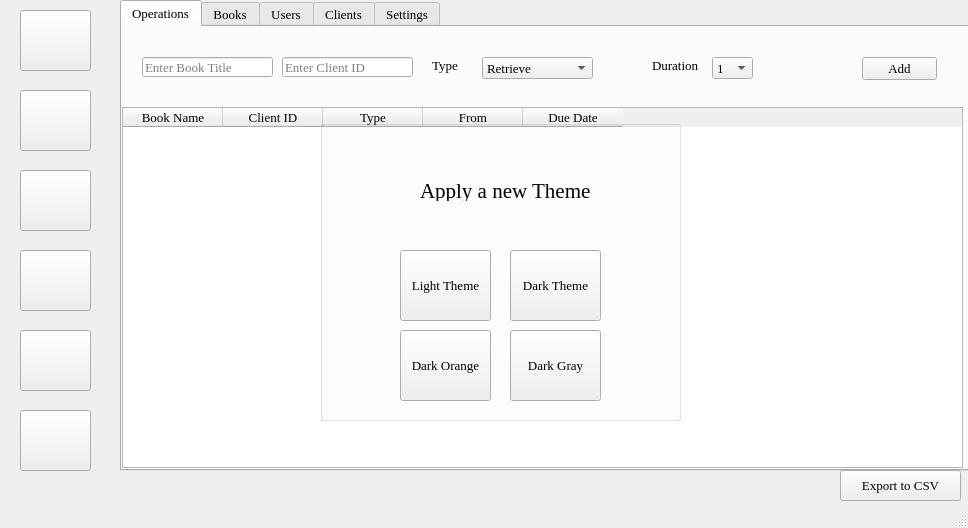
<?xml version="1.0" encoding="UTF-8"?>
<ui version="4.0">
 <class>MainWindow</class>
 <widget class="QMainWindow" name="MainWindow">
  <property name="geometry">
   <rect>
    <x>0</x>
    <y>0</y>
    <width>968</width>
    <height>528</height>
   </rect>
  </property>
  <property name="sizePolicy">
   <sizepolicy hsizetype="Preferred" vsizetype="Preferred">
    <horstretch>0</horstretch>
    <verstretch>0</verstretch>
   </sizepolicy>
  </property>
  <property name="maximumSize">
   <size>
    <width>968</width>
    <height>528</height>
   </size>
  </property>
  <property name="font">
   <font>
    <family>Times New Roman</family>
    <pointsize>10</pointsize>
    <strikeout>false</strikeout>
    <stylestrategy>PreferAntialias</stylestrategy>
    <kerning>true</kerning>
   </font>
  </property>
  <property name="windowTitle">
   <string>Library System</string>
  </property>
  <property name="toolTip">
   <string notr="true"/>
  </property>
  <property name="statusTip">
   <string notr="true"/>
  </property>
  <property name="whatsThis">
   <string notr="true"/>
  </property>
  <property name="tabShape">
   <enum>QTabWidget::Rounded</enum>
  </property>
  <property name="dockOptions">
   <set>QMainWindow::AllowNestedDocks|QMainWindow::AllowTabbedDocks|QMainWindow::AnimatedDocks</set>
  </property>
  <widget class="QWidget" name="centralwidget">
   <widget class="QTabWidget" name="mainTab">
    <property name="geometry">
     <rect>
      <x>120</x>
      <y>0</y>
      <width>851</width>
      <height>471</height>
     </rect>
    </property>
    <property name="currentIndex">
     <number>0</number>
    </property>
    <widget class="QWidget" name="tab">
     <attribute name="title">
      <string>Operations</string>
     </attribute>
     <widget class="QTableWidget" name="tableMain">
      <property name="geometry">
       <rect>
        <x>0</x>
        <y>80</y>
        <width>841</width>
        <height>361</height>
       </rect>
      </property>
      <column>
       <property name="text">
        <string>Book Name</string>
       </property>
      </column>
      <column>
       <property name="text">
        <string>Client ID</string>
       </property>
      </column>
      <column>
       <property name="text">
        <string>Type</string>
       </property>
      </column>
      <column>
       <property name="text">
        <string>From</string>
       </property>
      </column>
      <column>
       <property name="text">
        <string>Due Date</string>
       </property>
      </column>
     </widget>
     <widget class="QPushButton" name="btnAddOperation">
      <property name="geometry">
       <rect>
        <x>740</x>
        <y>30</y>
        <width>75</width>
        <height>23</height>
       </rect>
      </property>
      <property name="layoutDirection">
       <enum>Qt::LeftToRight</enum>
      </property>
      <property name="text">
       <string>Add</string>
      </property>
      <property name="flat">
       <bool>false</bool>
      </property>
     </widget>
     <widget class="QLineEdit" name="txtOperationBookTitle">
      <property name="geometry">
       <rect>
        <x>20</x>
        <y>30</y>
        <width>131</width>
        <height>20</height>
       </rect>
      </property>
      <property name="placeholderText">
       <string>Enter Book Title</string>
      </property>
     </widget>
     <widget class="QComboBox" name="comboBoxDuration">
      <property name="geometry">
       <rect>
        <x>590</x>
        <y>30</y>
        <width>41</width>
        <height>22</height>
       </rect>
      </property>
      <item>
       <property name="text">
        <string>1</string>
       </property>
      </item>
      <item>
       <property name="text">
        <string>2</string>
       </property>
      </item>
      <item>
       <property name="text">
        <string>3</string>
       </property>
      </item>
      <item>
       <property name="text">
        <string>4</string>
       </property>
      </item>
      <item>
       <property name="text">
        <string>5</string>
       </property>
      </item>
      <item>
       <property name="text">
        <string>6</string>
       </property>
      </item>
      <item>
       <property name="text">
        <string>7</string>
       </property>
      </item>
      <item>
       <property name="text">
        <string>8</string>
       </property>
      </item>
      <item>
       <property name="text">
        <string>9</string>
       </property>
      </item>
      <item>
       <property name="text">
        <string>10</string>
       </property>
      </item>
      <item>
       <property name="text">
        <string>11</string>
       </property>
      </item>
      <item>
       <property name="text">
        <string>12</string>
       </property>
      </item>
      <item>
       <property name="text">
        <string>13</string>
       </property>
      </item>
      <item>
       <property name="text">
        <string>14</string>
       </property>
      </item>
     </widget>
     <widget class="QComboBox" name="comboBoxOperation">
      <property name="geometry">
       <rect>
        <x>360</x>
        <y>30</y>
        <width>111</width>
        <height>22</height>
       </rect>
      </property>
      <item>
       <property name="text">
        <string>Retrieve</string>
       </property>
      </item>
      <item>
       <property name="text">
        <string>Rent</string>
       </property>
      </item>
     </widget>
     <widget class="QLabel" name="label">
      <property name="geometry">
       <rect>
        <x>310</x>
        <y>30</y>
        <width>47</width>
        <height>16</height>
       </rect>
      </property>
      <property name="font">
       <font>
        <pointsize>10</pointsize>
       </font>
      </property>
      <property name="text">
       <string>Type</string>
      </property>
     </widget>
     <widget class="QLabel" name="label_2">
      <property name="geometry">
       <rect>
        <x>530</x>
        <y>30</y>
        <width>51</width>
        <height>16</height>
       </rect>
      </property>
      <property name="font">
       <font>
        <pointsize>10</pointsize>
       </font>
      </property>
      <property name="text">
       <string>Duration</string>
      </property>
     </widget>
     <widget class="QLineEdit" name="txtOperationClientsID">
      <property name="geometry">
       <rect>
        <x>160</x>
        <y>30</y>
        <width>131</width>
        <height>20</height>
       </rect>
      </property>
      <property name="placeholderText">
       <string>Enter Client ID</string>
      </property>
     </widget>
    </widget>
    <widget class="QWidget" name="tab_2">
     <attribute name="title">
      <string>Books</string>
     </attribute>
     <widget class="QTabWidget" name="tabBooks">
      <property name="geometry">
       <rect>
        <x>0</x>
        <y>0</y>
        <width>851</width>
        <height>451</height>
       </rect>
      </property>
      <property name="currentIndex">
       <number>0</number>
      </property>
      <widget class="QWidget" name="tab_AllBooks">
       <attribute name="title">
        <string>All Books</string>
       </attribute>
       <widget class="QTableWidget" name="tableAllBooks">
        <property name="geometry">
         <rect>
          <x>0</x>
          <y>0</y>
          <width>841</width>
          <height>421</height>
         </rect>
        </property>
        <column>
         <property name="text">
          <string>Title</string>
         </property>
        </column>
        <column>
         <property name="text">
          <string>Descreption</string>
         </property>
        </column>
        <column>
         <property name="text">
          <string>Code</string>
         </property>
        </column>
        <column>
         <property name="text">
          <string>Category</string>
         </property>
        </column>
        <column>
         <property name="text">
          <string>Author</string>
         </property>
        </column>
        <column>
         <property name="text">
          <string>Publisher</string>
         </property>
        </column>
        <column>
         <property name="text">
          <string>Price</string>
         </property>
        </column>
       </widget>
      </widget>
      <widget class="QWidget" name="tab_5">
       <attribute name="title">
        <string>Add New Book</string>
       </attribute>
       <widget class="QLineEdit" name="txtAddBookTitle">
        <property name="geometry">
         <rect>
          <x>30</x>
          <y>50</y>
          <width>301</width>
          <height>20</height>
         </rect>
        </property>
        <property name="placeholderText">
         <string>Enter Book Title</string>
        </property>
       </widget>
       <widget class="QTextEdit" name="txtAddBookDesc">
        <property name="geometry">
         <rect>
          <x>30</x>
          <y>80</y>
          <width>301</width>
          <height>231</height>
         </rect>
        </property>
        <property name="placeholderText">
         <string>Enter Book Description</string>
        </property>
       </widget>
       <widget class="QLineEdit" name="txtAddBookCode">
        <property name="geometry">
         <rect>
          <x>510</x>
          <y>50</y>
          <width>301</width>
          <height>20</height>
         </rect>
        </property>
        <property name="placeholderText">
         <string>Enter Book Code</string>
        </property>
       </widget>
       <widget class="QLineEdit" name="txtAddBookPrice">
        <property name="geometry">
         <rect>
          <x>510</x>
          <y>200</y>
          <width>301</width>
          <height>20</height>
         </rect>
        </property>
        <property name="placeholderText">
         <string>Enter Book Price</string>
        </property>
       </widget>
       <widget class="QComboBox" name="cmbBoxAddBookCat">
        <property name="geometry">
         <rect>
          <x>510</x>
          <y>80</y>
          <width>301</width>
          <height>22</height>
         </rect>
        </property>
        <property name="currentText">
         <string>Category</string>
        </property>
        <property name="currentIndex">
         <number>0</number>
        </property>
        <item>
         <property name="text">
          <string>Category</string>
         </property>
        </item>
       </widget>
       <widget class="QComboBox" name="cmbBoxAddBookAuthor">
        <property name="geometry">
         <rect>
          <x>510</x>
          <y>120</y>
          <width>301</width>
          <height>22</height>
         </rect>
        </property>
        <property name="currentText">
         <string>Category</string>
        </property>
        <property name="currentIndex">
         <number>0</number>
        </property>
        <item>
         <property name="text">
          <string>Category</string>
         </property>
        </item>
       </widget>
       <widget class="QComboBox" name="cmbBoxAddBookPublisher">
        <property name="geometry">
         <rect>
          <x>510</x>
          <y>160</y>
          <width>301</width>
          <height>22</height>
         </rect>
        </property>
        <property name="currentText">
         <string>Category</string>
        </property>
        <property name="currentIndex">
         <number>0</number>
        </property>
        <item>
         <property name="text">
          <string>Category</string>
         </property>
        </item>
       </widget>
       <widget class="QPushButton" name="btnAddBook">
        <property name="geometry">
         <rect>
          <x>730</x>
          <y>290</y>
          <width>75</width>
          <height>23</height>
         </rect>
        </property>
        <property name="text">
         <string>Save</string>
        </property>
       </widget>
      </widget>
      <widget class="QWidget" name="tab_6">
       <attribute name="title">
        <string>Edit or Delete Book</string>
       </attribute>
       <widget class="QLineEdit" name="txtEditBookCode">
        <property name="geometry">
         <rect>
          <x>510</x>
          <y>90</y>
          <width>301</width>
          <height>20</height>
         </rect>
        </property>
        <property name="placeholderText">
         <string>Enter Book Code</string>
        </property>
       </widget>
       <widget class="QComboBox" name="cmbBoxEditAuthor">
        <property name="geometry">
         <rect>
          <x>510</x>
          <y>160</y>
          <width>301</width>
          <height>22</height>
         </rect>
        </property>
        <property name="currentText">
         <string>Category</string>
        </property>
        <property name="currentIndex">
         <number>0</number>
        </property>
        <item>
         <property name="text">
          <string>Category</string>
         </property>
        </item>
       </widget>
       <widget class="QLineEdit" name="txtEditBookPrice">
        <property name="geometry">
         <rect>
          <x>510</x>
          <y>240</y>
          <width>301</width>
          <height>20</height>
         </rect>
        </property>
        <property name="placeholderText">
         <string>Enter Book Price</string>
        </property>
       </widget>
       <widget class="QPushButton" name="btnBookSave">
        <property name="geometry">
         <rect>
          <x>730</x>
          <y>330</y>
          <width>75</width>
          <height>23</height>
         </rect>
        </property>
        <property name="text">
         <string>Save</string>
        </property>
       </widget>
       <widget class="QLineEdit" name="txtEditBookTitle">
        <property name="geometry">
         <rect>
          <x>30</x>
          <y>90</y>
          <width>301</width>
          <height>20</height>
         </rect>
        </property>
        <property name="placeholderText">
         <string>Edit Book Title</string>
        </property>
       </widget>
       <widget class="QTextEdit" name="txtEditBookDesc">
        <property name="geometry">
         <rect>
          <x>30</x>
          <y>120</y>
          <width>301</width>
          <height>231</height>
         </rect>
        </property>
        <property name="placeholderText">
         <string>Edit Book Description</string>
        </property>
       </widget>
       <widget class="QComboBox" name="cmbBoxEditCat">
        <property name="geometry">
         <rect>
          <x>510</x>
          <y>120</y>
          <width>301</width>
          <height>22</height>
         </rect>
        </property>
        <property name="currentText">
         <string>Category</string>
        </property>
        <property name="currentIndex">
         <number>0</number>
        </property>
        <item>
         <property name="text">
          <string>Category</string>
         </property>
        </item>
       </widget>
       <widget class="QComboBox" name="cmbBoxEditPublisher">
        <property name="geometry">
         <rect>
          <x>510</x>
          <y>200</y>
          <width>301</width>
          <height>22</height>
         </rect>
        </property>
        <property name="currentText">
         <string>Category</string>
        </property>
        <property name="currentIndex">
         <number>0</number>
        </property>
        <item>
         <property name="text">
          <string>Category</string>
         </property>
        </item>
       </widget>
       <widget class="QLineEdit" name="txtSearchBookTitle">
        <property name="geometry">
         <rect>
          <x>30</x>
          <y>20</y>
          <width>301</width>
          <height>20</height>
         </rect>
        </property>
        <property name="placeholderText">
         <string>Search Book Title</string>
        </property>
       </widget>
       <widget class="QPushButton" name="btnSearchBooks">
        <property name="geometry">
         <rect>
          <x>510</x>
          <y>20</y>
          <width>75</width>
          <height>23</height>
         </rect>
        </property>
        <property name="text">
         <string>Search</string>
        </property>
       </widget>
       <widget class="QPushButton" name="btnDeleteBook">
        <property name="geometry">
         <rect>
          <x>640</x>
          <y>330</y>
          <width>75</width>
          <height>23</height>
         </rect>
        </property>
        <property name="text">
         <string>Delete</string>
        </property>
       </widget>
      </widget>
     </widget>
    </widget>
    <widget class="QWidget" name="tab_3">
     <attribute name="title">
      <string>Users</string>
     </attribute>
     <widget class="QGroupBox" name="groupBoxAddNewUsr">
      <property name="geometry">
       <rect>
        <x>20</x>
        <y>20</y>
        <width>381</width>
        <height>401</height>
       </rect>
      </property>
      <property name="title">
       <string>Add New User</string>
      </property>
      <widget class="QLineEdit" name="txtNewUser">
       <property name="geometry">
        <rect>
         <x>40</x>
         <y>110</y>
         <width>291</width>
         <height>20</height>
        </rect>
       </property>
       <property name="maxLength">
        <number>50</number>
       </property>
       <property name="placeholderText">
        <string>User Name</string>
       </property>
      </widget>
      <widget class="QLineEdit" name="txtNewEmail">
       <property name="geometry">
        <rect>
         <x>40</x>
         <y>140</y>
         <width>291</width>
         <height>20</height>
        </rect>
       </property>
       <property name="maxLength">
        <number>50</number>
       </property>
       <property name="placeholderText">
        <string>Email</string>
       </property>
      </widget>
      <widget class="QLineEdit" name="txtNewPasswd">
       <property name="geometry">
        <rect>
         <x>40</x>
         <y>170</y>
         <width>291</width>
         <height>20</height>
        </rect>
       </property>
       <property name="inputMask">
        <string/>
       </property>
       <property name="maxLength">
        <number>32767</number>
       </property>
       <property name="echoMode">
        <enum>QLineEdit::Password</enum>
       </property>
       <property name="placeholderText">
        <string>Password</string>
       </property>
      </widget>
      <widget class="QLineEdit" name="txtNewPasswdAgain">
       <property name="geometry">
        <rect>
         <x>40</x>
         <y>200</y>
         <width>291</width>
         <height>20</height>
        </rect>
       </property>
       <property name="inputMask">
        <string/>
       </property>
       <property name="maxLength">
        <number>32767</number>
       </property>
       <property name="echoMode">
        <enum>QLineEdit::Password</enum>
       </property>
       <property name="placeholderText">
        <string>Confirm Password</string>
       </property>
      </widget>
      <widget class="QPushButton" name="btnRegister">
       <property name="geometry">
        <rect>
         <x>150</x>
         <y>240</y>
         <width>75</width>
         <height>23</height>
        </rect>
       </property>
       <property name="text">
        <string>Register</string>
       </property>
      </widget>
     </widget>
     <widget class="QGroupBox" name="groupBoxEditInfo">
      <property name="geometry">
       <rect>
        <x>430</x>
        <y>20</y>
        <width>381</width>
        <height>401</height>
       </rect>
      </property>
      <property name="title">
       <string>Edit User Info</string>
      </property>
      <widget class="QLineEdit" name="txtUpdateUser">
       <property name="enabled">
        <bool>false</bool>
       </property>
       <property name="geometry">
        <rect>
         <x>60</x>
         <y>190</y>
         <width>291</width>
         <height>20</height>
        </rect>
       </property>
       <property name="maxLength">
        <number>50</number>
       </property>
       <property name="placeholderText">
        <string>User Name</string>
       </property>
      </widget>
      <widget class="QLineEdit" name="txtUpdatePasswd">
       <property name="enabled">
        <bool>false</bool>
       </property>
       <property name="geometry">
        <rect>
         <x>60</x>
         <y>250</y>
         <width>291</width>
         <height>20</height>
        </rect>
       </property>
       <property name="maxLength">
        <number>50</number>
       </property>
       <property name="echoMode">
        <enum>QLineEdit::Password</enum>
       </property>
       <property name="placeholderText">
        <string>Password</string>
       </property>
      </widget>
      <widget class="QLineEdit" name="txtUpdateEmail">
       <property name="enabled">
        <bool>false</bool>
       </property>
       <property name="geometry">
        <rect>
         <x>60</x>
         <y>220</y>
         <width>291</width>
         <height>20</height>
        </rect>
       </property>
       <property name="maxLength">
        <number>50</number>
       </property>
       <property name="placeholderText">
        <string>Email</string>
       </property>
      </widget>
      <widget class="QLineEdit" name="txtUpdateConfirmPasswd">
       <property name="enabled">
        <bool>false</bool>
       </property>
       <property name="geometry">
        <rect>
         <x>60</x>
         <y>280</y>
         <width>291</width>
         <height>20</height>
        </rect>
       </property>
       <property name="maxLength">
        <number>50</number>
       </property>
       <property name="echoMode">
        <enum>QLineEdit::Password</enum>
       </property>
       <property name="placeholderText">
        <string>Confirm Password</string>
       </property>
      </widget>
      <widget class="QPushButton" name="btnUpdateUser">
       <property name="enabled">
        <bool>false</bool>
       </property>
       <property name="geometry">
        <rect>
         <x>170</x>
         <y>320</y>
         <width>75</width>
         <height>23</height>
        </rect>
       </property>
       <property name="text">
        <string>Update</string>
       </property>
      </widget>
      <widget class="QLineEdit" name="txtUserLogin">
       <property name="geometry">
        <rect>
         <x>60</x>
         <y>30</y>
         <width>291</width>
         <height>20</height>
        </rect>
       </property>
       <property name="maxLength">
        <number>50</number>
       </property>
       <property name="placeholderText">
        <string>User Name</string>
       </property>
      </widget>
      <widget class="QLineEdit" name="txtPasswdLogin">
       <property name="geometry">
        <rect>
         <x>60</x>
         <y>60</y>
         <width>291</width>
         <height>20</height>
        </rect>
       </property>
       <property name="maxLength">
        <number>50</number>
       </property>
       <property name="echoMode">
        <enum>QLineEdit::Password</enum>
       </property>
       <property name="placeholderText">
        <string>Password</string>
       </property>
      </widget>
      <widget class="QPushButton" name="btnLogin">
       <property name="geometry">
        <rect>
         <x>170</x>
         <y>100</y>
         <width>75</width>
         <height>23</height>
        </rect>
       </property>
       <property name="text">
        <string>Login</string>
       </property>
      </widget>
     </widget>
    </widget>
    <widget class="QWidget" name="tab_Clients">
     <attribute name="title">
      <string>Clients</string>
     </attribute>
     <widget class="QTabWidget" name="tabBooks_2">
      <property name="geometry">
       <rect>
        <x>0</x>
        <y>0</y>
        <width>851</width>
        <height>451</height>
       </rect>
      </property>
      <property name="currentIndex">
       <number>0</number>
      </property>
      <widget class="QWidget" name="tab_AllClients">
       <attribute name="title">
        <string>All Clients</string>
       </attribute>
       <widget class="QTableWidget" name="tableAllClients">
        <property name="geometry">
         <rect>
          <x>0</x>
          <y>0</y>
          <width>841</width>
          <height>421</height>
         </rect>
        </property>
        <column>
         <property name="text">
          <string>Client Name</string>
         </property>
        </column>
        <column>
         <property name="text">
          <string>Email</string>
         </property>
        </column>
        <column>
         <property name="text">
          <string>National ID</string>
         </property>
        </column>
       </widget>
      </widget>
      <widget class="QWidget" name="tab_AddNewClient">
       <attribute name="title">
        <string>Add New Client</string>
       </attribute>
       <widget class="QLineEdit" name="txtNewClientName">
        <property name="geometry">
         <rect>
          <x>270</x>
          <y>100</y>
          <width>311</width>
          <height>24</height>
         </rect>
        </property>
        <property name="placeholderText">
         <string>Enter Client Name</string>
        </property>
       </widget>
       <widget class="QPushButton" name="btnSaveNewClient">
        <property name="geometry">
         <rect>
          <x>360</x>
          <y>200</y>
          <width>131</width>
          <height>24</height>
         </rect>
        </property>
        <property name="text">
         <string>Save Client Data</string>
        </property>
       </widget>
       <widget class="QLineEdit" name="txtNewClientID">
        <property name="geometry">
         <rect>
          <x>270</x>
          <y>160</y>
          <width>311</width>
          <height>24</height>
         </rect>
        </property>
        <property name="echoMode">
         <enum>QLineEdit::Normal</enum>
        </property>
        <property name="placeholderText">
         <string>Enter Client National ID</string>
        </property>
       </widget>
       <widget class="QLineEdit" name="txtNewClientEmail">
        <property name="geometry">
         <rect>
          <x>270</x>
          <y>130</y>
          <width>311</width>
          <height>24</height>
         </rect>
        </property>
        <property name="placeholderText">
         <string>Enter Client Email</string>
        </property>
       </widget>
      </widget>
      <widget class="QWidget" name="tab_EditDltClient">
       <attribute name="title">
        <string>Edit or Delete Client</string>
       </attribute>
       <widget class="QPushButton" name="btnSaveEditClient">
        <property name="geometry">
         <rect>
          <x>430</x>
          <y>200</y>
          <width>101</width>
          <height>23</height>
         </rect>
        </property>
        <property name="text">
         <string>Save Client Data</string>
        </property>
       </widget>
       <widget class="QPushButton" name="btnSearchClient">
        <property name="geometry">
         <rect>
          <x>600</x>
          <y>30</y>
          <width>111</width>
          <height>23</height>
         </rect>
        </property>
        <property name="text">
         <string>Search for Client</string>
        </property>
       </widget>
       <widget class="QPushButton" name="btnDeleteClient">
        <property name="geometry">
         <rect>
          <x>310</x>
          <y>200</y>
          <width>101</width>
          <height>23</height>
         </rect>
        </property>
        <property name="text">
         <string>Delete Client</string>
        </property>
       </widget>
       <widget class="QLineEdit" name="txtEditClientName">
        <property name="geometry">
         <rect>
          <x>270</x>
          <y>100</y>
          <width>311</width>
          <height>24</height>
         </rect>
        </property>
        <property name="placeholderText">
         <string>Enter Client Name</string>
        </property>
       </widget>
       <widget class="QLineEdit" name="txtEditClientEmail">
        <property name="geometry">
         <rect>
          <x>270</x>
          <y>130</y>
          <width>311</width>
          <height>24</height>
         </rect>
        </property>
        <property name="placeholderText">
         <string>Enter Client Email</string>
        </property>
       </widget>
       <widget class="QLineEdit" name="txtEditClientID">
        <property name="geometry">
         <rect>
          <x>270</x>
          <y>160</y>
          <width>311</width>
          <height>24</height>
         </rect>
        </property>
        <property name="echoMode">
         <enum>QLineEdit::Normal</enum>
        </property>
        <property name="placeholderText">
         <string>Enter Client National ID</string>
        </property>
       </widget>
       <widget class="QLineEdit" name="txtSearchClientID">
        <property name="geometry">
         <rect>
          <x>270</x>
          <y>30</y>
          <width>311</width>
          <height>24</height>
         </rect>
        </property>
        <property name="placeholderText">
         <string>Enter Client Name</string>
        </property>
       </widget>
      </widget>
     </widget>
    </widget>
    <widget class="QWidget" name="tab_4">
     <attribute name="title">
      <string>Settings</string>
     </attribute>
     <widget class="QTabWidget" name="tabSubSettings">
      <property name="geometry">
       <rect>
        <x>0</x>
        <y>0</y>
        <width>851</width>
        <height>451</height>
       </rect>
      </property>
      <property name="currentIndex">
       <number>0</number>
      </property>
      <property name="elideMode">
       <enum>Qt::ElideNone</enum>
      </property>
      <widget class="QWidget" name="tab_7">
       <attribute name="title">
        <string>Categories</string>
       </attribute>
       <widget class="QTableWidget" name="tableCategory">
        <property name="geometry">
         <rect>
          <x>0</x>
          <y>70</y>
          <width>841</width>
          <height>351</height>
         </rect>
        </property>
        <column>
         <property name="text">
          <string>Category</string>
         </property>
        </column>
       </widget>
       <widget class="QLineEdit" name="txtAddNewCategory">
        <property name="geometry">
         <rect>
          <x>10</x>
          <y>20</y>
          <width>251</width>
          <height>20</height>
         </rect>
        </property>
        <property name="placeholderText">
         <string>Enter New Category Name</string>
        </property>
       </widget>
       <widget class="QPushButton" name="btnAddCategory">
        <property name="geometry">
         <rect>
          <x>300</x>
          <y>20</y>
          <width>75</width>
          <height>23</height>
         </rect>
        </property>
        <property name="text">
         <string>Add</string>
        </property>
       </widget>
      </widget>
      <widget class="QWidget" name="tab_8">
       <attribute name="title">
        <string>Author</string>
       </attribute>
       <widget class="QTableWidget" name="tableAuthor">
        <property name="geometry">
         <rect>
          <x>0</x>
          <y>70</y>
          <width>841</width>
          <height>351</height>
         </rect>
        </property>
        <column>
         <property name="text">
          <string>Author</string>
         </property>
        </column>
       </widget>
       <widget class="QLineEdit" name="txtAddNewAuthor">
        <property name="geometry">
         <rect>
          <x>10</x>
          <y>20</y>
          <width>251</width>
          <height>20</height>
         </rect>
        </property>
        <property name="placeholderText">
         <string>Enter New Author Name</string>
        </property>
       </widget>
       <widget class="QPushButton" name="btnAddAuthor">
        <property name="geometry">
         <rect>
          <x>300</x>
          <y>20</y>
          <width>75</width>
          <height>23</height>
         </rect>
        </property>
        <property name="text">
         <string>Add</string>
        </property>
       </widget>
      </widget>
      <widget class="QWidget" name="tab_9">
       <attribute name="title">
        <string>Publisher</string>
       </attribute>
       <widget class="QTableWidget" name="tablePublisher">
        <property name="geometry">
         <rect>
          <x>0</x>
          <y>70</y>
          <width>841</width>
          <height>351</height>
         </rect>
        </property>
        <column>
         <property name="text">
          <string>Publisher</string>
         </property>
        </column>
       </widget>
       <widget class="QLineEdit" name="txtAddNewPublisher">
        <property name="geometry">
         <rect>
          <x>10</x>
          <y>20</y>
          <width>251</width>
          <height>20</height>
         </rect>
        </property>
        <property name="placeholderText">
         <string>Enter New Publisher Name</string>
        </property>
       </widget>
       <widget class="QPushButton" name="btnAddPublisher">
        <property name="geometry">
         <rect>
          <x>300</x>
          <y>20</y>
          <width>75</width>
          <height>23</height>
         </rect>
        </property>
        <property name="text">
         <string>Add</string>
        </property>
       </widget>
      </widget>
     </widget>
    </widget>
   </widget>
   <widget class="QPushButton" name="btnMainDayToDay">
    <property name="geometry">
     <rect>
      <x>20</x>
      <y>10</y>
      <width>71</width>
      <height>61</height>
     </rect>
    </property>
    <property name="text">
     <string/>
    </property>
    <property name="icon">
     <iconset resource="icons.qrc">
      <normaloff>:/Icon/Today.png</normaloff>:/Icon/Today.png</iconset>
    </property>
    <property name="iconSize">
     <size>
      <width>60</width>
      <height>60</height>
     </size>
    </property>
   </widget>
   <widget class="QPushButton" name="btnMainBooks">
    <property name="geometry">
     <rect>
      <x>20</x>
      <y>90</y>
      <width>71</width>
      <height>61</height>
     </rect>
    </property>
    <property name="text">
     <string/>
    </property>
    <property name="icon">
     <iconset resource="icons.qrc">
      <normaloff>:/Icon/Books.png</normaloff>:/Icon/Books.png</iconset>
    </property>
    <property name="iconSize">
     <size>
      <width>60</width>
      <height>60</height>
     </size>
    </property>
   </widget>
   <widget class="QPushButton" name="btnMainUsers">
    <property name="geometry">
     <rect>
      <x>20</x>
      <y>170</y>
      <width>71</width>
      <height>61</height>
     </rect>
    </property>
    <property name="text">
     <string/>
    </property>
    <property name="icon">
     <iconset resource="icons.qrc">
      <normaloff>:/Icon/User.png</normaloff>:/Icon/User.png</iconset>
    </property>
    <property name="iconSize">
     <size>
      <width>60</width>
      <height>60</height>
     </size>
    </property>
   </widget>
   <widget class="QPushButton" name="btnTheme">
    <property name="geometry">
     <rect>
      <x>20</x>
      <y>410</y>
      <width>71</width>
      <height>61</height>
     </rect>
    </property>
    <property name="text">
     <string/>
    </property>
    <property name="icon">
     <iconset resource="icons.qrc">
      <normaloff>:/Icon/Theme.png</normaloff>:/Icon/Theme.png</iconset>
    </property>
    <property name="iconSize">
     <size>
      <width>60</width>
      <height>60</height>
     </size>
    </property>
   </widget>
   <widget class="QPushButton" name="btnMainSettings">
    <property name="geometry">
     <rect>
      <x>20</x>
      <y>330</y>
      <width>71</width>
      <height>61</height>
     </rect>
    </property>
    <property name="text">
     <string/>
    </property>
    <property name="icon">
     <iconset resource="icons.qrc">
      <normaloff>:/Icon/Settings.png</normaloff>:/Icon/Settings.png</iconset>
    </property>
    <property name="iconSize">
     <size>
      <width>60</width>
      <height>60</height>
     </size>
    </property>
   </widget>
   <widget class="QGroupBox" name="ThemeWindow">
    <property name="enabled">
     <bool>true</bool>
    </property>
    <property name="geometry">
     <rect>
      <x>320</x>
      <y>120</y>
      <width>361</width>
      <height>301</height>
     </rect>
    </property>
    <property name="styleSheet">
     <string notr="true"/>
    </property>
    <property name="title">
     <string/>
    </property>
    <property name="alignment">
     <set>Qt::AlignCenter</set>
    </property>
    <widget class="QPushButton" name="btnLightTheme">
     <property name="geometry">
      <rect>
       <x>80</x>
       <y>130</y>
       <width>91</width>
       <height>71</height>
      </rect>
     </property>
     <property name="text">
      <string>Light Theme</string>
     </property>
    </widget>
    <widget class="QPushButton" name="btnDarkTheme">
     <property name="geometry">
      <rect>
       <x>190</x>
       <y>130</y>
       <width>91</width>
       <height>71</height>
      </rect>
     </property>
     <property name="text">
      <string>Dark Theme</string>
     </property>
    </widget>
    <widget class="QLabel" name="label_3">
     <property name="geometry">
      <rect>
       <x>100</x>
       <y>60</y>
       <width>181</width>
       <height>21</height>
      </rect>
     </property>
     <property name="font">
      <font>
       <family>Times New Roman</family>
       <pointsize>16</pointsize>
      </font>
     </property>
     <property name="text">
      <string>Apply a new Theme</string>
     </property>
    </widget>
    <widget class="QPushButton" name="btnDarkOrange">
     <property name="geometry">
      <rect>
       <x>80</x>
       <y>210</y>
       <width>91</width>
       <height>71</height>
      </rect>
     </property>
     <property name="text">
      <string>Dark Orange</string>
     </property>
    </widget>
    <widget class="QPushButton" name="btnDarkGray">
     <property name="geometry">
      <rect>
       <x>190</x>
       <y>210</y>
       <width>91</width>
       <height>71</height>
      </rect>
     </property>
     <property name="text">
      <string>Dark Gray</string>
     </property>
    </widget>
   </widget>
   <widget class="QPushButton" name="btnMainClients">
    <property name="geometry">
     <rect>
      <x>20</x>
      <y>250</y>
      <width>71</width>
      <height>61</height>
     </rect>
    </property>
    <property name="text">
     <string/>
    </property>
    <property name="icon">
     <iconset resource="icons.qrc">
      <normaloff>:/Icon/User.png</normaloff>:/Icon/User.png</iconset>
    </property>
    <property name="iconSize">
     <size>
      <width>60</width>
      <height>60</height>
     </size>
    </property>
   </widget>
   <widget class="QPushButton" name="btnExportOperations">
    <property name="geometry">
     <rect>
      <x>840</x>
      <y>470</y>
      <width>121</width>
      <height>31</height>
     </rect>
    </property>
    <property name="layoutDirection">
     <enum>Qt::LeftToRight</enum>
    </property>
    <property name="text">
     <string>Export to CSV</string>
    </property>
    <property name="flat">
     <bool>false</bool>
    </property>
   </widget>
  </widget>
  <widget class="QStatusBar" name="statusbar"/>
 </widget>
 <resources>
  <include location="icons.qrc"/>
 </resources>
 <connections/>
</ui>
